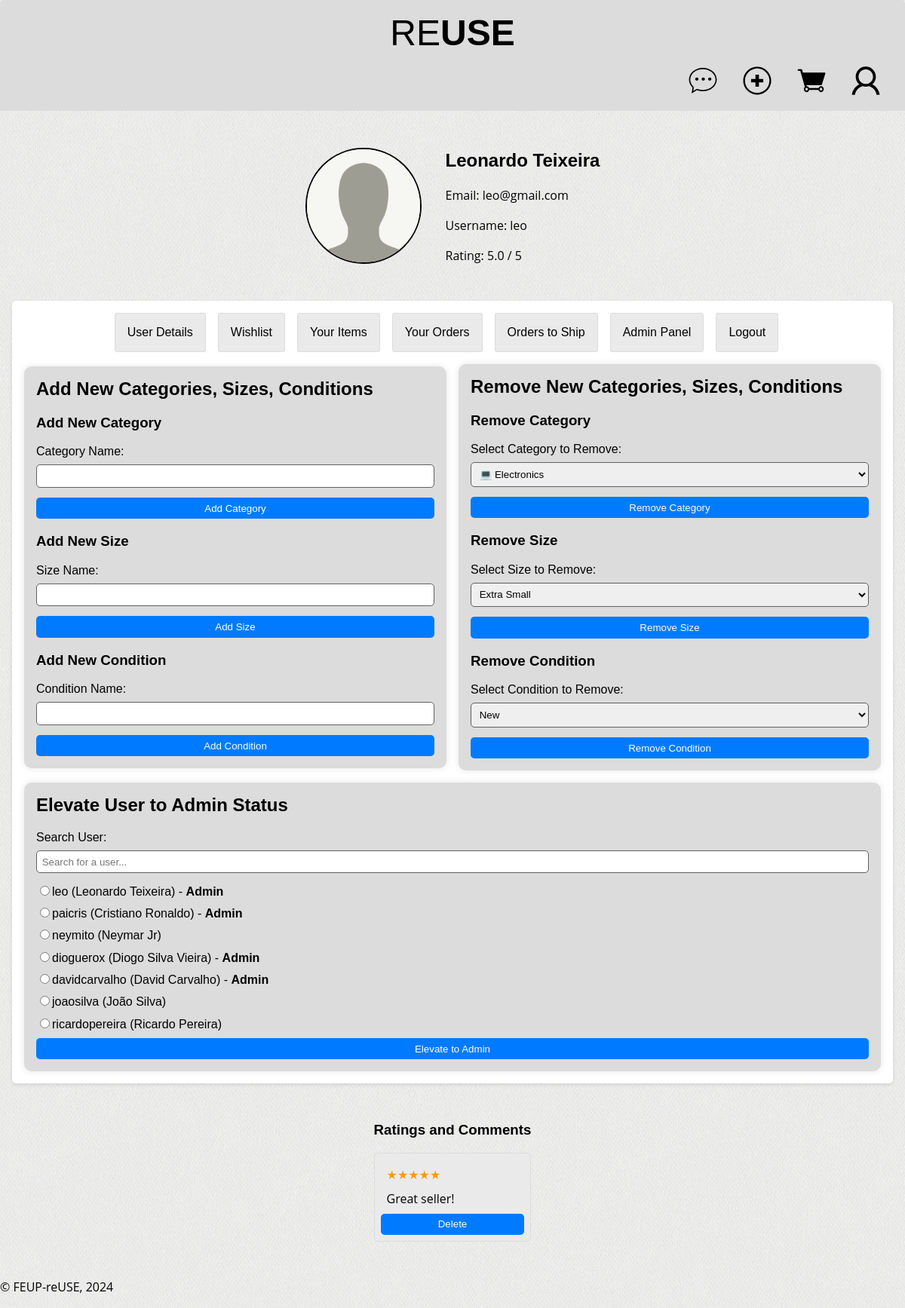
The page /pages/admin-page.php (signed in) on the database its author committed.
### tables this page shows
CREATE TABLE Users (
    idUser INTEGER PRIMARY KEY,
    name TEXT NOT NULL,
    username TEXT UNIQUE NOT NULL,
    password TEXT NOT NULL,
    email TEXT UNIQUE NOT NULL,
    isAdmin BOOLEAN NOT NULL DEFAULT 0
);

CREATE TABLE Ratings (
    idRating INTEGER PRIMARY KEY AUTOINCREMENT,
    idUser INTEGER NOT NULL,
    rating INTEGER NOT NULL,
    comment TEXT,
    timestamp TIMESTAMP DEFAULT CURRENT_TIMESTAMP,
    CONSTRAINT CHECK_Rating CHECK (rating BETWEEN 1 AND 5),
    FOREIGN KEY (idUser) REFERENCES Users(idUser)
);

### pages/admin-page.php (called while the page is built, shortened)
<?php
require_once(__DIR__ . '/../utils/session.php');
$session = new Session();
require_once(__DIR__ . '/../database/users.class.php');
require_once(__DIR__ . '/../database/category.class.php');
require_once(__DIR__ . '/../database/size.class.php');
require_once(__DIR__ . '/../database/condition.class.php');
require_once(__DIR__ . '/../templates/common.tpl.php');
require_once(__DIR__ . '/../templates/users.tpl.php');
require_once(__DIR__ . '/../templates/admin.tpl.php');
$db = getDatabaseConnection();
$user = User::getUserById($db, $session->getId());
drawProfileTop($db, $user);
drawAdminDashboard($db);
drawProfileBotton($db, $user);
drawComments($db, $user->idUser, 15);
?>

### database/users.class.php (called while the page is built, shortened)
<?php
class User {
    public int $idUser;
    public function __construct(int $idUser, string $name, string $username, string $password, string $email, bool $isAdmin) {
        $this->idUser = $idUser;
        $this->name = $name;
        $this->username = $username;
        $this->email = $email;
        $this->isAdmin = $isAdmin;
    }
    public static function getUserById(PDO $db, int $idUser): ?User {
        $stmt = $db->prepare('SELECT * FROM Users WHERE idUser = ?');
        $stmt->execute([$idUser]);
        $user = $stmt->fetch();
        return new User($user['idUser'], $user['name'], $user['username'], $user['password'], $user['email'], (bool) $user['isAdmin']);
    }
    public static function isAdmin(PDO $db, int $idUser): bool {
        $stmt = $db->prepare('SELECT isAdmin FROM Users WHERE idUser = ?');
        $stmt->execute(array($idUser));
        $isAdmin = $stmt->fetchColumn();
        return (bool) $isAdmin;
    }
    public static function getAllUsers(PDO $db): array {
        $stmt = $db->prepare('SELECT * FROM Users');
        $stmt->execute();
        $users = $stmt->fetchAll();
        $result = [];
        foreach ($users as $user) {
            $result[] = new User($user['idUser'], $user['name'], $user['username'], $user['password'], $user['email'], (bool) $user['isAdmin']);
        }
        return $result;
    }
    public function getProfileImage(PDO $db): ?string {
        $stmt = $db->prepare('SELECT imagePath FROM UserImage JOIN Images ON UserImage.idImage = Images.idImage WHERE idUser = ?');
        $stmt->execute(array($this->idUser));
        $imagePath = $stmt->fetch();
        return $imagePath ? $imagePath : null;
    }
}
?>

### utils/session.php (called while the page is built, shortened)
<?php
  class Session {
    public function getId() : ?int {
      return isset($_SESSION['id']) ? $_SESSION['id'] : null;
    }
  }
?>

### database/rating.class.php (called while the page is built, shortened)
<?php
require_once 'users.class.php';
class Rating {
    public static function getRatingsByUser(PDO $db,int $userId, int $limit): array {
        $stmt = $db->prepare('SELECT * FROM Ratings WHERE idUser = ? LIMIT ?');
        $stmt->execute(array($userId, $limit));
        return $stmt->fetchAll();
    }
    public static function getAverageRating(PDO $db, int $userId): ?float {
        $stmt = $db->prepare('SELECT avg(rating) FROM Ratings WHERE idUser = ?');
        $stmt->execute(array($userId));
        $avg = $stmt->fetchColumn();
        return $avg === false ? null : (float)$avg;
    }
}
?>

### database/category.class.php (called while the page is built, shortened)
<?php
class Category {
    public function __construct(int $idCategory, string $categoryName) {
        $this->idCategory = $idCategory;
        $this->categoryName = $categoryName;
    }
    static function getCategories(PDO $db): array {
        try {
            $stmt = $db->prepare('SELECT * FROM Categories');
            $stmt->execute();
            $categories = array();
            while ($category = $stmt->fetch()) {
                $categories[] = new Category(
                    $category['idCategory'],
                    $category['categoryName']
                );
            }
            return $categories;
        } catch (PDOException $e) {
            echo "Error fetching categories: " . $e->getMessage();
            return array();
        }
    }
}
?>

### database/size.class.php (called while the page is built, shortened)
<?php
class Size {
    public function __construct(int $idSize, string $sizeName) {
        $this->idSize = $idSize;
        $this->sizeName = $sizeName;
    }
    static function getSizes(PDO $db): array {
        try {
            $stmt = $db->prepare('SELECT * FROM Sizes');
            $stmt->execute();
            $sizes = array();
            while ($size = $stmt->fetch()) {
                $sizes[] = new Size(
                    $size['idSize'],
                    $size['sizeName']
                );
            }
            return $sizes;
        } catch (PDOException $e) {
            return array();
        }
    }
}
?>

### database/condition.class.php (called while the page is built, shortened)
<?php
class Condition {
    public function __construct(int $idCondition, string $conditionName) {
        $this->idCondition = $idCondition;
        $this->conditionName = $conditionName;
    }
    static function getConditions(PDO $db) : array {
        $stmt = $db->prepare('SELECT * FROM Conditions');
        $stmt->execute();
        $conditions = array();
        while ($condition = $stmt->fetch()) {
            $conditions[] = new Condition(
              $condition['idCondition'],
              $condition['conditionName']
            );
        }
        return $conditions;
    }
}
?>

### templates/admin.tpl.php (the view, shortened to what this page needs)
<?php function drawAdminDashboard(PDO $db) { ?>
    <section id="admin">
    <article>
        <h2>Add New Categories, Sizes, Conditions</h2>
        <div>
            <h3>Add New Category</h3>
            <form action="../actions/action_add_category.php" method="post">
                <label for="categoryName">Category Name:</label>
                <input type="text" id="categoryName" name="categoryName" required>
                <button type="submit">Add Category</button>
            </form>
        </div>
        <div>
            <h3>Add New Size</h3>
            <form action="../actions/action_add_size.php" method="post">
                <label for="sizeName">Size Name:</label>
                <input type="text" id="sizeName" name="sizeName" required>
                <button type="submit">Add Size</button>
            </form>
        </div>
        <div>
            <h3>Add New Condition</h3>
            <form action="../actions/action_add_condition.php" method="post">
                <label for="conditionName">Condition Name:</label>
                <input type="text" id="conditionName" name="conditionName" required>
                <button type="submit">Add Condition</button>
            </form>
    </article>
    <article>
        <h2>Remove New Categories, Sizes, Conditions</h2>
        <div>
            <h3>Remove Category</h3>
            <form action="../actions/action_remove_category.php" method="post">
                <label for="categoryId">Select Category to Remove:</label>
                <select id="categoryId" name="categoryId" required>
                    <?php
                    $categories = Category::getCategories($db);
                    foreach ($categories as $category) {
                        echo "<option value='" . $category->idCategory . "'>" . htmlspecialchars_decode(htmlentities($category->categoryName)) . "</option>";
                    }
                    ?>
                </select>
                <button type="submit">Remove Category</button>
            </form>
        </div>
        <div>
            <h3>Remove Size</h3>
            <form action="../actions/action_remove_size.php" method="post">
                <label for="sizeId">Select Size to Remove:</label>
                <select id="sizeId" name="sizeId" required>
                    <?php
                    $sizes = Size::getSizes($db);
                    foreach ($sizes as $size) {
                        echo "<option value='" . $size->idSize . "'>" . htmlentities($size->sizeName) . "</option>";
                    }
                    ?>
                </select>
                <button type="submit">Remove Size</button>
            </form>
        </div>
        <div>
            <h3>Remove Condition</h3>
            <form action="../actions/action_remove_condition.php" method="post">
                <label for="conditionId">Select Condition to Remove:</label>
                <select id="conditionId" name="conditionId" required>
                    <?php
                    $conditions = Condition::getConditions($db);
                    foreach ($conditions as $condition) {
                        echo "<option value='" . $condition->idCondition . "'>" . htmlentities($condition->conditionName) . "</option>";
                    }
                    ?>
                </select>
                <button type="submit">Remove Condition</button>
            </form>
    </article>
    <article>
        <h2>Elevate User to Admin Status</h2>
        <form action="../actions/action_elevate_user.php" method="post">
            <label for="user_search">Search User:</label>
            <input type="text" id="user_search" name="user_search" placeholder="Search for a user...">
            <div id="user_list">
                <?php
                $users = User::getAllUsers($db);
                foreach ($users as $user) {
                    if ($user->isAdmin){
                        echo "<div><input type='radio' id='user_{$user->idUser}' name='user_id' value='{$user->idUser}'><label for='user_{$user->idUser}'>" . htmlentities($user->username) . " (" . htmlentities($user->name) . ") - <strong>Admin</strong></label></div>";
                    }
                    else {
                        echo "<div><input type='radio' id='user_{$user->idUser}' name='user_id' value='{$user->idUser}'><label for='user_{$user->idUser}'>" . htmlentities($user->username) . " (" . htmlentities($user->name) . ")</label></div>";
                    }
                }
                ?>
            </div>
            <button type="submit">Elevate to Admin</button>
        </form>
    </article>
</section>
<?php } ?>

### templates/users.tpl.php (shortened to what this page needs)
<?php
    require_once(__DIR__ . '/../database/users.class.php');
    require_once(__DIR__ . '/../database/rating.class.php');
?>
<?php function drawProfileTop($db, $user) {
    $loggedId = $_SESSION['id'] ?? null;
    $condition = $loggedId === $user->idUser;
    $profileImage = $user->getProfileImage($db);
    $averageRating = Rating::getAverageRating($db, $user->idUser);
?>
    <section id="user-profile">
        <div class="profile-info">
            <?php if ($profileImage) { ?>
                <img src="<?= htmlentities((string)$profileImage) ?>" alt="<?= htmlentities($user->name) ?> Profile Picture">
            <?php } else { ?>
                <img src="../docs/images/default_profile_picture.png" alt="<?= htmlentities($user->name) ?> Profile Picture">
            <?php } ?>
            <div class="profile-details">
                <h2><?= htmlentities($user->name) ?></h2>
                <p>Email: <?= htmlentities($user->email) ?></p>
                <p>Username: <?= htmlentities($user->username) ?> </p>
                <?php if ($averageRating !== null && $averageRating !== 0.0) { ?>
                    <p>Rating: <?= number_format((float)htmlentities((string)$averageRating), 1)?> / 5 </p>
                <?php } ?>
            </div>
        </div>
        <?php if ($condition) { ?>
        <div class="profile-content">
            <div class="profile-actions">
                <a href="../pages/profile_user_details.php" id="user-details">User Details</a>
                <a href="../pages/wishlist.php" id="wishlist">Wishlist</a>
                <a href="../pages/profile_your_items.php" id="your-items">Your Items</a>
                <a href="../pages/profile_your_orders.php" id="your-orders">Your Orders</a>
                <a href="../pages/profile_orders_to_ship.php" id="orders-to-ship">Orders to Ship</a>
                <?php if ($user->isAdmin) { ?>
                    <a href="../pages/admin-page.php" id="admin-page">Admin Panel</a>
                <?php } ?>
                <a href="../actions/action_logout.php">Logout</a>
            </div>
            <div id="content-container">
    <?php }
} ?>
<?php function drawProfileBotton($db, $user) {
    $loggedId = $_SESSION['id'] ?? null;
    $condition = $loggedId === $user->idUser;
    if ($condition) { ?>
        </div>
    </div>
    <?php } ?>
<?php } ?>
<?php function drawComments($db, $userId, $limit) {  ?>
    <div class = "comments">
        <?php
        $comments = Rating::getRatingsByUser($db, $userId, $limit);
        if ($comments) { ?>
            <h3> Ratings and Comments </h3>
            <?php
            foreach ($comments as $comment) {
                $rating = htmlentities((string)$comment['rating']);
                $commentText = htmlentities($comment['comment']);
                ?>
                <div class="comment-info">
                    <p><span class="comment-stars"><?= str_repeat('&#9733;',(int) $rating) ?></span> </p>
                    <?php if ($commentText) { ?>
                        <p><?= $commentText ?> </p>
                    <?php } ?>
                    <?php if (User::isAdmin($db, $_SESSION['id'])) { ?>
                        <form action="../actions/action_delete_rating.php" method="post">
                            <button type="submit">Delete</button>
                        </form>
                    <?php } ?>
                </div>
                <?php
            }
        }
        ?>
    </div>
    </section>
<?php } ?>

### rows shown on the page
users: name "Leonardo Teixeira", email "leo@gmail.com", username "leo"
users: username "paicris", name "Cristiano Ronaldo"
users: username "neymito", name "Neymar Jr"
users: username "dioguerox", name "Diogo Silva Vieira"
users: username "davidcarvalho", name "David Carvalho"
users: username "joaosilva", name "João Silva"
users: username "ricardopereira", name "Ricardo Pereira"
ratings: rating "★★★★★", comment "Great seller!"

### other values the page prints
$averageRating "5.0"
form field categoryId "💻 Electronics"
form field sizeId "Extra Small"
form field conditionId "New"
